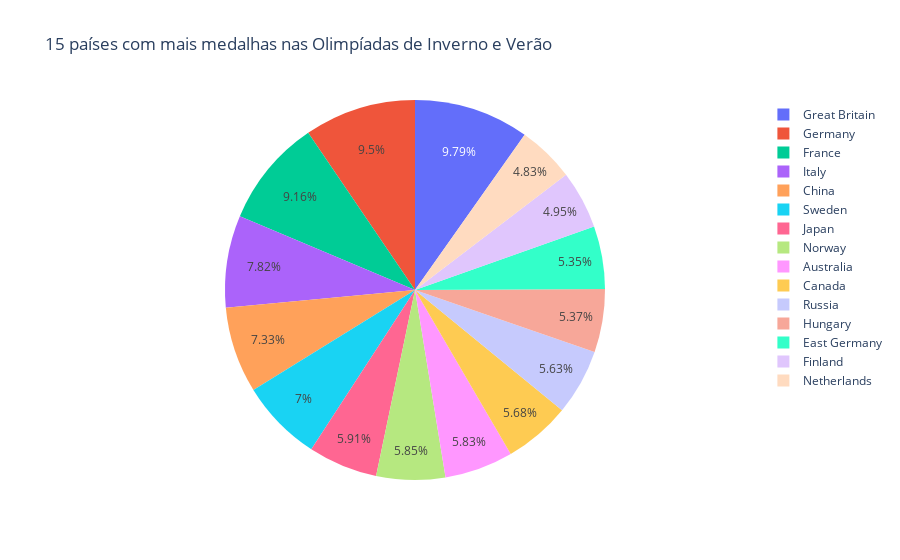

The code cell stored with this chart in its notebook:
### Markdown cell above
##Gráfico 01: 15 países com mais medalhas nas Olimpíadas de Inverno e Verão

Demonstrar os países com mais medalhas nas olimpíadas e a proporção das suas vitórias.

### Code cell
import pandas 
import plotly.express as px

data = pandas.read_csv ('https://raw.githubusercontent.com/leticia-oliveira/Exercicios-de-APC-UnB/main/dashboard/datasets/medalhaspaises.csv')
df = pandas.DataFrame(data)
dados = df.values.tolist()#enumera as células como lista


#print(dados[1])
paises = []
valores = []
estrutura = [] 

for coluna in dados:
  pais_valor = []   #lista que armazena o pais e o valor da repetição da coluna
  pais_valor.append(coluna[0]) #coluna de paises
  pais_valor.append(coluna[-2]) #coluna de valores totais
  estrutura.append(pais_valor)

                                 #lista de lista para armazenar pais e valor de todas iteraçoes 
                               #para ordenar baseado no parametro valor mantendo a conexão com o n
def seleciona_valor(indice_estrutura): #buscando os valores de medalha relacionado a um pais
  return indice_estrutura[1]           #e retorna o valor de medalhas como um criterio de ordenaçao

estrutura.sort(reverse=True,key=seleciona_valor) #ordenando de forma decrescente atraves do atributo valor_total da lista

for i in range(15):   #15 paises e 1 se5 valores
  paises.append(estrutura[i][0]) #agrupando todos os paises
  valores.append(estrutura[i][1]) #agrupando todos os valores de medalha
#print(estrutura)
fig = px.pie(df, values=valores, names=paises, title = "15 países com mais medalhas nas Olimpíadas de Inverno e Verão")
fig.show()

### Figure 1 — Plotly figure (JSON) as saved in the notebook; plotly's stock layout.template omitted (floating-point values rounded to 4 significant figures)
{"data": [{"domain": {"x": [0, 1], "y": [0, 1]}, "hovertemplate": "label=%{label}<br>value=%{value}<extra></extra>", "labels": ["Great Britain", "Germany", "France", "Italy", "China", "Sweden", "Japan", "Norway", "Australia", "Canada", "Russia", "Hungary", "East Germany", "Finland", "Netherlands"], "legendgroup": "", "name": "", "showlegend": true, "type": "pie", "values": [950, 922, 889, 759, 711, 679, 573, 568, 566, 551, 546, 521, 519, 480, 469]}], "layout": {"legend": {"tracegroupgap": 0}, "title": {"text": "15 países com mais medalhas nas Olimpíadas de Inverno e Verão"}}}
